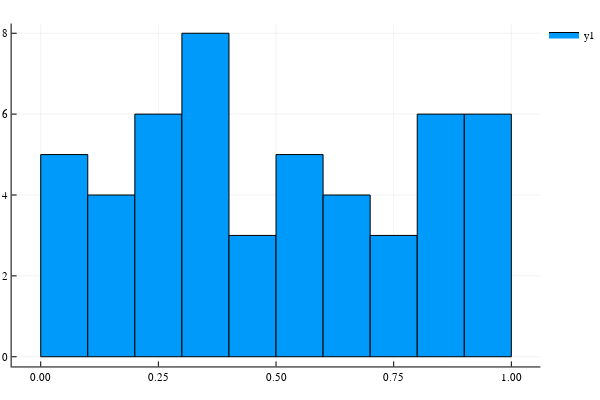

Notebook cell for this chart:
### Markdown cell above
- ### Histogram

### Code cell
using Plots
plotly()
Plots.histogram(rand(50),bins=10)

### Figure 1 — Plotly figure (JSON) as saved in the notebook; plotly's stock layout.template omitted (floating-point values rounded to 4 significant figures)
{"data": [{"fill": "tozeroy", "fillcolor": "rgba(0, 154, 250, 1.000)", "legendgroup": "y1", "line": {"color": "rgba(0, 0, 0, 1.000)", "dash": "solid", "width": 1}, "mode": "lines", "name": "y1", "showlegend": true, "type": "scatter", "x": [0, 0, 0.1, 0.1, 0, 0], "xaxis": "x1", "y": [5, 0, 0, 5, 5, 5], "yaxis": "y1"}, {"fill": "tozeroy", "fillcolor": "rgba(0, 154, 250, 1.000)", "legendgroup": "y1", "line": {"color": "rgba(0, 0, 0, 1.000)", "dash": "solid", "width": 1}, "mode": "lines", "name": "y1", "showlegend": false, "type": "scatter", "x": [0.1, 0.1, 0.2, 0.2, 0.1, 0.1], "xaxis": "x1", "y": [4, 0, 0, 4, 4, 4], "yaxis": "y1"}, {"fill": "tozeroy", "fillcolor": "rgba(0, 154, 250, 1.000)", "legendgroup": "y1", "line": {"color": "rgba(0, 0, 0, 1.000)", "dash": "solid", "width": 1}, "mode": "lines", "name": "y1", "showlegend": false, "type": "scatter", "x": [0.2, 0.2, 0.3, 0.3, 0.2, 0.2], "xaxis": "x1", "y": [6, 0, 0, 6, 6, 6], "yaxis": "y1"}, {"fill": "tozeroy", "fillcolor": "rgba(0, 154, 250, 1.000)", "legendgroup": "y1", "line": {"color": "rgba(0, 0, 0, 1.000)", "dash": "solid", "width": 1}, "mode": "lines", "name": "y1", "showlegend": false, "type": "scatter", "x": [0.3, 0.3, 0.4, 0.4, 0.3, 0.3], "xaxis": "x1", "y": [8, 0, 0, 8, 8, 8], "yaxis": "y1"}, {"fill": "tozeroy", "fillcolor": "rgba(0, 154, 250, 1.000)", "legendgroup": "y1", "line": {"color": "rgba(0, 0, 0, 1.000)", "dash": "solid", "width": 1}, "mode": "lines", "name": "y1", "showlegend": false, "type": "scatter", "x": [0.4, 0.4, 0.5, 0.5, 0.4, 0.4], "xaxis": "x1", "y": [3, 0, 0, 3, 3, 3], "yaxis": "y1"}, {"fill": "tozeroy", "fillcolor": "rgba(0, 154, 250, 1.000)", "legendgroup": "y1", "line": {"color": "rgba(0, 0, 0, 1.000)", "dash": "solid", "width": 1}, "mode": "lines", "name": "y1", "showlegend": false, "type": "scatter", "x": [0.5, 0.5, 0.6, 0.6, 0.5, 0.5], "xaxis": "x1", "y": [5, 0, 0, 5, 5, 5], "yaxis": "y1"}, {"fill": "tozeroy", "fillcolor": "rgba(0, 154, 250, 1.000)", "legendgroup": "y1", "line": {"color": "rgba(0, 0, 0, 1.000)", "dash": "solid", "width": 1}, "mode": "lines", "name": "y1", "showlegend": false, "type": "scatter", "x": [0.6, 0.6, 0.7, 0.7, 0.6, 0.6], "xaxis": "x1", "y": [4, 0, 0, 4, 4, 4], "yaxis": "y1"}, {"fill": "tozeroy", "fillcolor": "rgba(0, 154, 250, 1.000)", "legendgroup": "y1", "line": {"color": "rgba(0, 0, 0, 1.000)", "dash": "solid", "width": 1}, "mode": "lines", "name": "y1", "showlegend": false, "type": "scatter", "x": [0.7, 0.7, 0.8, 0.8, 0.7, 0.7], "xaxis": "x1", "y": [3, 0, 0, 3, 3, 3], "yaxis": "y1"}, {"fill": "tozeroy", "fillcolor": "rgba(0, 154, 250, 1.000)", "legendgroup": "y1", "line": {"color": "rgba(0, 0, 0, 1.000)", "dash": "solid", "width": 1}, "mode": "lines", "name": "y1", "showlegend": false, "type": "scatter", "x": [0.8, 0.8, 0.9, 0.9, 0.8, 0.8], "xaxis": "x1", "y": [6, 0, 0, 6, 6, 6], "yaxis": "y1"}, {"fill": "tozeroy", "fillcolor": "rgba(0, 154, 250, 1.000)", "legendgroup": "y1", "line": {"color": "rgba(0, 0, 0, 1.000)", "dash": "solid", "width": 1}, "mode": "lines", "name": "y1", "showlegend": false, "type": "scatter", "x": [0.9, 0.9, 1, 1, 0.9, 0.9], "xaxis": "x1", "y": [6, 0, 0, 6, 6, 6], "yaxis": "y1"}], "layout": {"annotations": [], "height": 400, "legend": {"bgcolor": "rgba(255, 255, 255, 1.000)", "bordercolor": "rgba(0, 0, 0, 1.000)", "font": {"color": "rgba(0, 0, 0, 1.000)", "family": "sans-serif", "size": 11}, "tracegroupgap": 0, "x": 1, "y": 1}, "margin": {"b": 20, "l": 0, "r": 0, "t": 20}, "paper_bgcolor": "rgba(255, 255, 255, 1.000)", "plot_bgcolor": "rgba(255, 255, 255, 1.000)", "showlegend": true, "width": 600, "xaxis": {"anchor": "y1", "domain": [0.02138, 0.9934], "gridcolor": "rgba(0, 0, 0, 0.100)", "gridwidth": 0.5, "linecolor": "rgba(0, 0, 0, 1.000)", "mirror": false, "range": [-0.0618, 1.062], "showgrid": true, "showline": true, "showticklabels": true, "tickangle": 0, "tickcolor": "rgb(0, 0, 0)", "tickfont": {"color": "rgba(0, 0, 0, 1.000)", "family": "sans-serif", "size": 11}, "tickmode": "array", "ticks": "inside", "ticktext": ["0.00", "0.25", "0.50", "0.75", "1.00"], "tickvals": [0, 0.25, 0.5, 0.75, 1], "title": "", "titlefont": {"color": "rgba(0, 0, 0, 1.000)", "family": "sans-serif", "size": 15}, "type": "-", "visible": true, "zeroline": false, "zerolinecolor": "rgba(0, 0, 0, 1.000)"}, "yaxis": {"anchor": "x1", "domain": [0.03762, 0.9902], "gridcolor": "rgba(0, 0, 0, 0.100)", "gridwidth": 0.5, "linecolor": "rgba(0, 0, 0, 1.000)", "mirror": false, "range": [-0.24, 8.24], "showgrid": true, "showline": true, "showticklabels": true, "tickangle": 0, "tickcolor": "rgb(0, 0, 0)", "tickfont": {"color": "rgba(0, 0, 0, 1.000)", "family": "sans-serif", "size": 11}, "tickmode": "array", "ticks": "inside", "ticktext": ["0", "2", "4", "6", "8"], "tickvals": [0, 2, 4, 6, 8], "title": "", "titlefont": {"color": "rgba(0, 0, 0, 1.000)", "family": "sans-serif", "size": 15}, "type": "-", "visible": true, "zeroline": false, "zerolinecolor": "rgba(0, 0, 0, 1.000)"}}}
